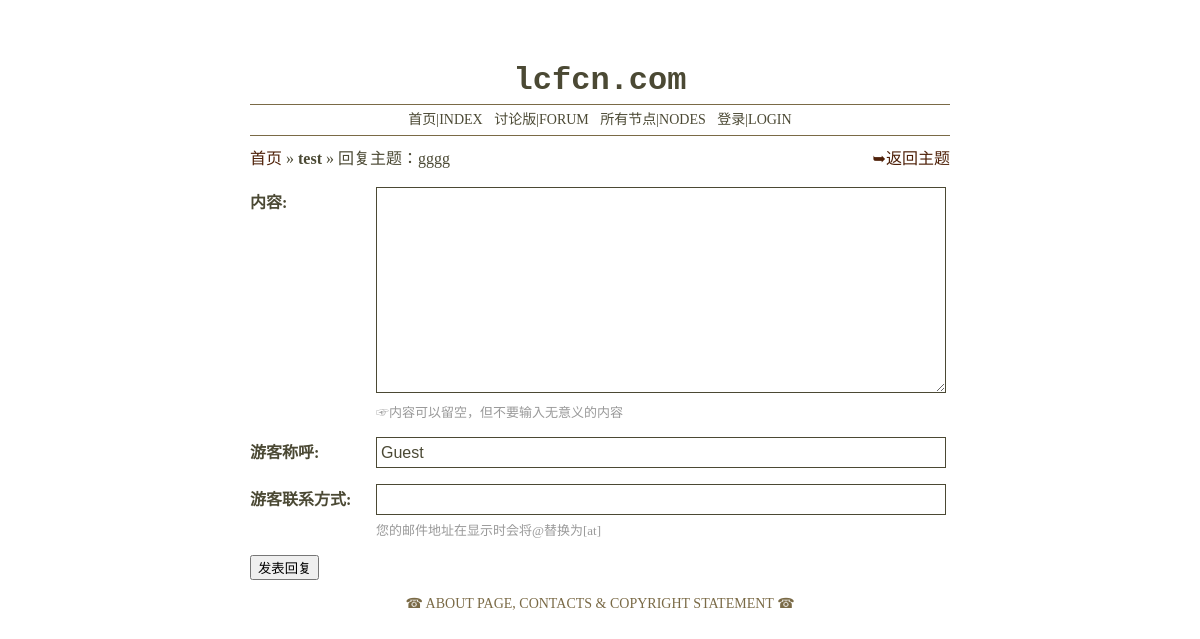
/forum/thread/1/reply/, run on an earlier commit of the app's database.
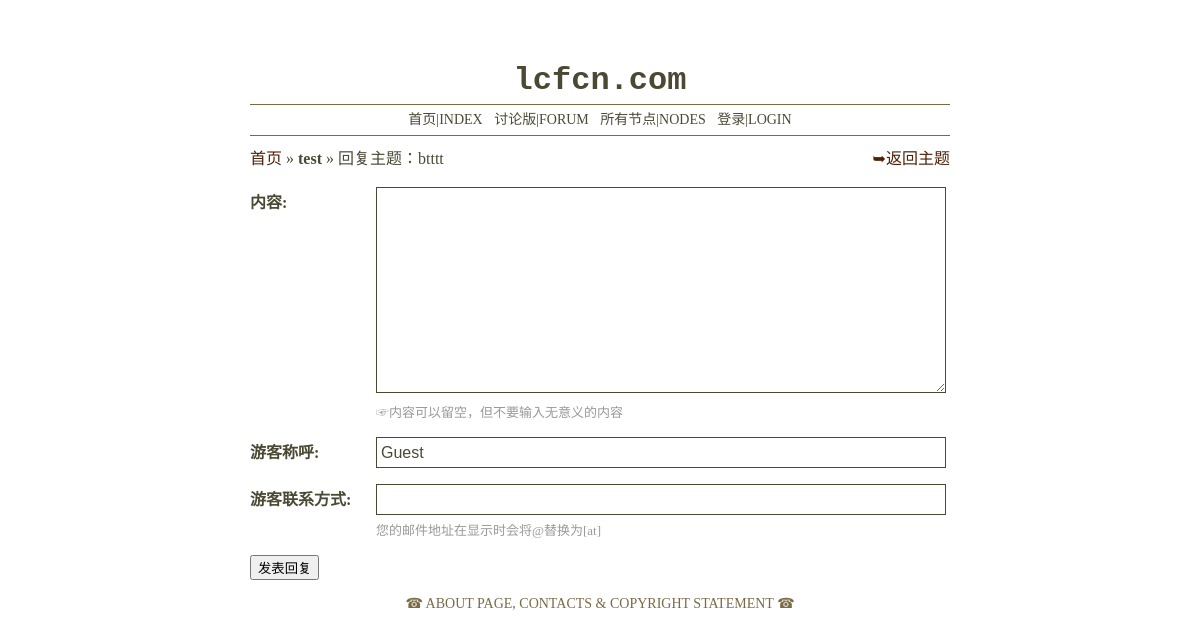
And on a later commit of the database.
### forum/models.py (models this page shows, shortened)
class PostBase(DateTimeBase):
    title = models.CharField(max_length=200, error_messages={
        'blank': u"标题不能为空",
        'null': u"标题不能为空",
        'invalid': u"您输入了一个无效的标题，标题的长度请控制在100个字符内"
    }, help_text=u"☞标题为必填且不能超过100个字符", verbose_name=u"标题")
    content = models.TextField(blank=True, null=True,
                               help_text=u"☞内容可以留空，但不要输入无意义的内容",
                               verbose_name=u"内容")
    author = models.ForeignKey(User, blank=True, null=True, related_name='%(class)s', on_delete=models.SET_NULL)
    content_md = models.TextField(blank=True, null=True)
    bygod = models.BooleanField(blank=True, default=False,
                                help_text=u"☞将这篇文章归入管理员文集",
                                verbose_name=u"归档")
    guest_name = models.CharField(max_length=30, default="Guest", verbose_name=u"游客称呼", blank=True, null=True,
                                  validators=[
                                      validators.RegexValidator(r'^[\w.@+-]+$', u"名字中包含不允许的字符.", 'invalid')
                                  ])
    guest_email = models.EmailField(
        max_length=254, verbose_name=u"游客联系方式", blank=True, null=True,
        help_text=u"您的邮件地址在显示时会将@替换为[at]",
        error_messages={
            'invalid': u"您输入了一个无效的邮件地址，请修改或留空"
        }
    )
    ip_addr = models.IPAddressField(default='0.0.0.0', verbose_name=u"IP地址", help_text=u"发信人的IP地址")
    class Meta:
        abstract = True

class Post(PostBase):
    node = models.ForeignKey(NodeTag, null=True, related_name='posts', on_delete=models.SET_NULL)
    class Meta:
        ordering = ['-pk']

class DateTimeBase(models.Model):
    created = models.DateTimeField(auto_now_add=True)
    last_edited = models.DateTimeField(auto_now=True)
    class Meta:
        abstract = True

class NodeTag(DateTimeBase):
    name = models.CharField(max_length=50, error_messages={
        'blank': u"节点的名称不能为空",
        'null': u"节点的名称不能为空",
        'invalid': u"您输入了一个无效的节点名称，节点名称的长度不能超过50个字符"
    }, help_text=u"☞节点名称为必填且不能超过50个字符", verbose_name=u"节点名称", unique=True)
    description = models.TextField(blank=True, null=True,
                                   help_text=u"☞关于节点讨论主题的简要描述",
                                   verbose_name=u"节点描述")
    slug = models.CharField(max_length=30, help_text=u"☞节点的英文简写", verbose_name=u"节点代号", unique=True)

### forum/views.py (the view, shortened to what this page needs)
# urls.py: url(r'^forum/thread/(?P<pk>\d+)/reply/$', views.ReplyToPost.as_view(), name='post-reply'),
class ReplyToPost(CreateView):
    model = Reply
    fields = ['content', 'guest_name', 'guest_email']
    template_name = 'forum/reply.html'
    post_node = None
    def get_context_data(self, **kwargs):
        context = super(ReplyToPost, self).get_context_data(**kwargs)
        context['post_node'] = self.get_post_node()
        return context
    def get_form_class(self):
        if self.request.user.is_superuser:
            self.fields = ['content', 'bygod']
        elif self.request.user.is_authenticated():
            self.fields = ['content']
        return super(ReplyToPost, self).get_form_class()
    def get_post_node(self):
        return self.post_node if self.post_node else get_object_or_404(Post, pk=self.kwargs['pk'])

### forum/templates/forum/reply.html (shortened to what this page needs)
{% extends 'forum/base.html' %}
{% block container %}
    <div class="guide-bar">
        <a href="/">首页</a>
        »
        <b>{{ post_node.node.name }}</b>
        »
        回复主题：{{ post_node.title|truncatechars:25 }}
        <a href="{% url 'post-detail' pk=post_node.pk %}" class="float-right">➥返回主题</a>
    </div>
    <form action="" method="post">
    {{ form.as_p }}
        <input type="submit" value="发表回复" />
    </form>
{% endblock %}

What changed in the data, as far as the page shows it:
changed Post "test": title "gggg" → "btttt"
